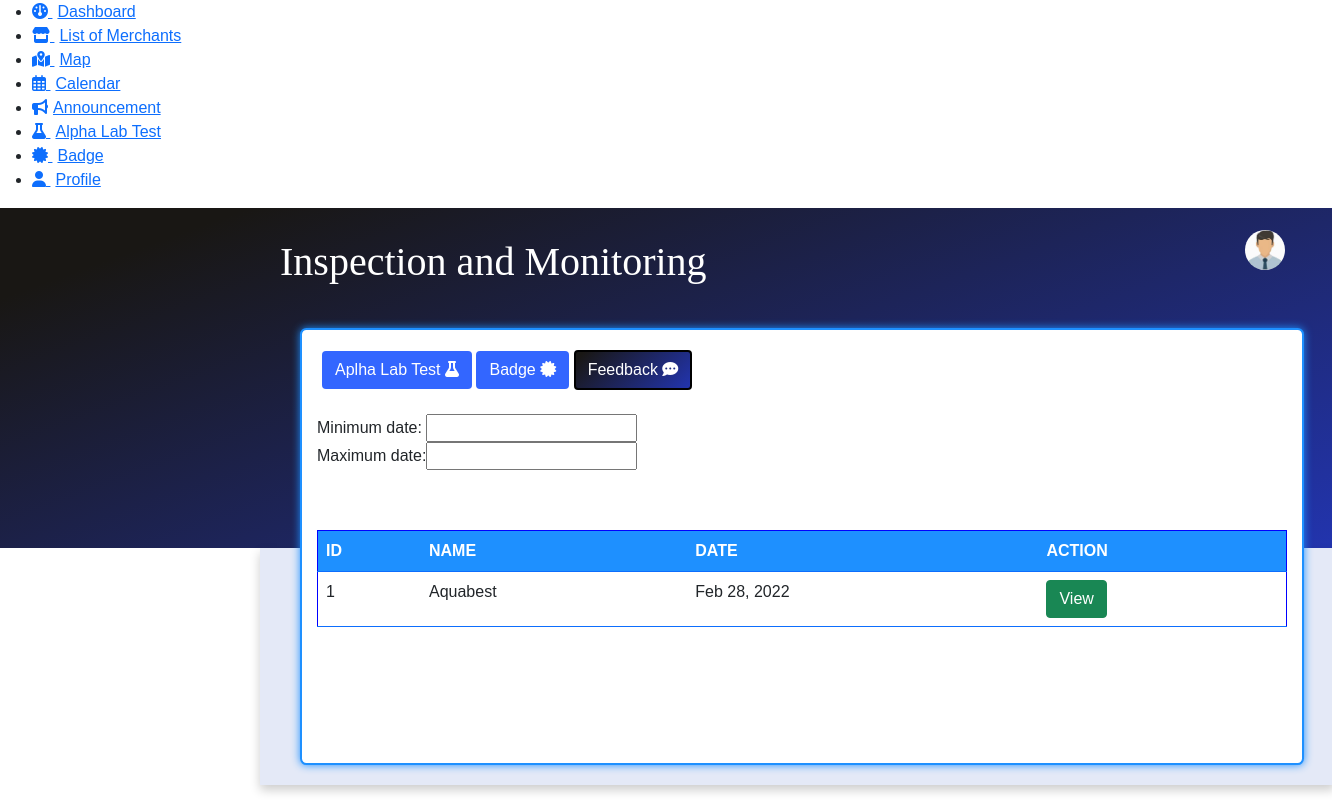
Before: /admin/feedback_view.php?merchant_id=1 (signed in) with the older database file.
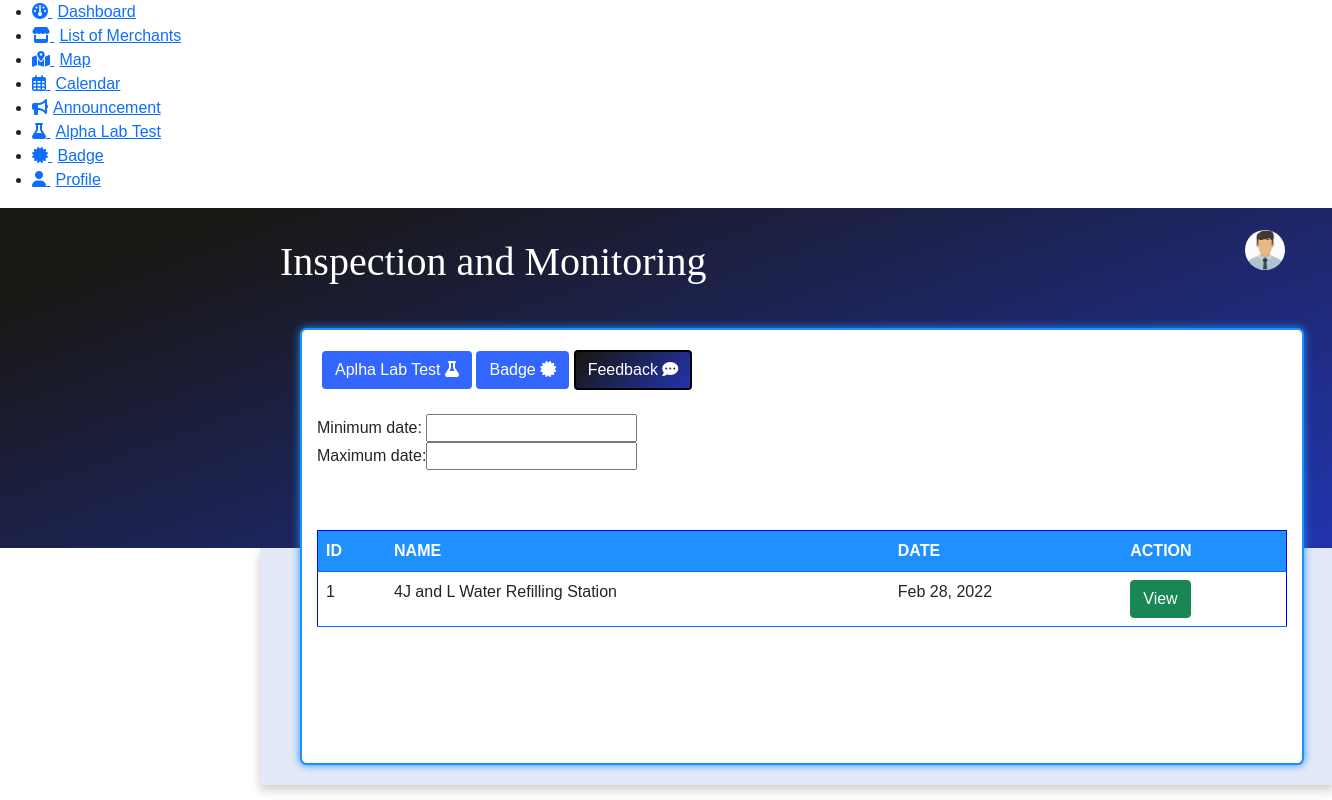
After: the same page with the newer database file.
### tables this page shows
CREATE TABLE `feedback` (
  `feedback_id` int(11) NOT NULL,
  `merchant_id` int(11) NOT NULL,
  `date` date DEFAULT NULL,
  `critea_1` varchar(255) NOT NULL
);

CREATE TABLE `merchant` (
  `merchant_id` int(11) NOT NULL,
  `username` varchar(255) NOT NULL,
  `password` varchar(255) NOT NULL,
  `business_name` varchar(255) NOT NULL,
  `owner` varchar(255) NOT NULL,
  `address` varchar(255) NOT NULL,
  `barangay` varchar(255) NOT NULL,
  `email` varchar(255) NOT NULL,
  `contact_number` varchar(255) NOT NULL,
  `image` varchar(255) NOT NULL,
  `latitude` varchar(255) NOT NULL,
  `longitude` varchar(255) NOT NULL,
  `opening` time NOT NULL,
  `closing` time NOT NULL,
  `status` varchar(255) NOT NULL
);

### admin/name.php (called while the page is built, shortened)
<?php
	require 'connect.php';
	$query = $conn->query("SELECT * FROM `admin` WHERE `admin_id` = '$_SESSION[admin_id]'") or die(mysqli_error());
	$fetch = $query->fetch_array();
?>

### admin/feedback_view.php (the view, shortened to what this page needs)
<!DOCTYPE html>
<?php
	require 'name.php';
?>
<html lang="en" dir="ltr">
  <head>
    <link rel="stylesheet" href="../admin/navstyle.css">
    <link rel="stylesheet" href="../admin/ad_style.css">
    <link href="https://cdn.jsdelivr.net/npm/bootstrap@5.0.2/dist/css/bootstrap.min.css" rel="stylesheet">
    <link href='https://unpkg.com/boxicons@2.0.7/css/boxicons.min.css' rel='stylesheet'>
<link rel="stylesheet" href="https://cdn.datatables.net/1.10.21/css/dataTables.bootstrap4.min.css">
<link rel='stylesheet' href='https://cdn.datatables.net/buttons/1.2.2/css/buttons.bootstrap.min.css'>
<link rel='stylesheet' href='https://cdn.datatables.net/1.10.24/css/jquery.dataTables.min.css'>
<link rel='stylesheet' href='https://cdn.datatables.net/datetime/1.0.3/css/dataTables.dateTime.min.css'>
   </head>
<body>
  <?php include'navbar.php';?>
  <div style="height: 340px; background-color: #2234ae;
    background-image: linear-gradient(340deg, #2234ae 0%,  #191714 89%);">
      <br>
      <span style="color:white;
    margin-left:280px; margin-top:30px;  font-size: 40px; font-family:Monotype Corsiva;
  font-weight: 400;" class="links_name">Inspection and Monitoring</span>
  </div>
   <div class="home_content">
   <div id="tbl-contain" style=" margin-top:-240px;
    width: 97%;height:100%; max-height:4000px;
     background-color: white;  border-radius: .4rem;
     border-color:dodgerBlue;
    border:2px solid dodgerBlue;
    box-shadow: 0 0 8px 0 dodgerBlue; margin-left:20px;
      ">
<div class="action">
        <div class="profile" style="margin-top:-100px;
        margin-right:17px;float:right" onclick="menuToggle()">
             <img src = "../photo/<?php echo $fetch['photo']?>" id = "lbl" width = "100%" height = "100%"/>
        </div>
    </div>
<a  class = "btn btn-default focus" href = "../admin/inspection.php"
 style="background-color:#3366ff;margin-left:20px; color:white;margin-top:20px;">
                    Aplha Lab Test <i class = "fa fa-flask"></i></a>
<a  class = "btn btn-default focus" href = "../admin/badge.php"
 style="background-color:#3366ff; color:white;margin-top:20px;">
                   Badge <i class = "fa fa-certificate"></i></a>
<a  class = "btn btn-default  " href = "../admin/feedback.php"
  style="border:2px solid black ;margin-top:20px;
  background-image: linear-gradient(315deg, #2234ae 0%, #191714 95%);color:white;" >
                   Feedback <i class = "fa fa-commenting"></i></a>
     <br>
<table border="0" cellspacing="5" cellpadding="5" style="margin-left: 15px; margin-bottom:30px;">
        <tbody><tr>
            <td>Minimum date:</td>
            <td><input type="text" id="min" name="min"></td>
        </tr>
        <tr>
            <td>Maximum date:</td>
            <td><input type="text" id="max" name="max"></td>
        </tr>
    </tbody>
</table>
   <table id="table" class="table"   style="margin-left:15px; width:97%; margin-top:60px;border:1px solid blue;" >
  <thead>
    <tr>
      <th scope="col" class=" border-primary" style="background:#1E90FF;color:white;">ID</th>
      <th scope="col" class=" border-primary" style="background:#1E90FF;color:white;">NAME</th>
      <th scope="col" class=" border-primary" style="background:#1E90FF;color:white;">DATE</th>
      <th scope="col" class=" border-primary" style="background:#1E90FF;color:white;">ACTION</th>
    </tr>
  </thead>
  <tbody>
      <?php
					  $query = $conn->query("SELECT feedback.feedback_id,feedback.date, merchant.business_name, merchant.merchant_id
          FROM merchant RIGHT JOIN feedback ON merchant.merchant_id = feedback.merchant_id
          WHERE  feedback.merchant_id = '".$_REQUEST['merchant_id']."'") or die(mysqli_error());
					while($fetch = $query->fetch_array()){
			?>
    <tr>
      <td scope="row" class=" border-primary" ><?php echo $fetch['feedback_id']?></th>
      <td class=" border-primary"><?php echo $fetch['business_name']?></td>
      <td class=" border-primary"><?php echo date("M d, Y", strtotime($fetch['date']))?></td>
      <td class=" border-primary"><a class = "btn btn-success" href="feedback_print.php?feedback_id=<?php echo $fetch['feedback_id']?>" style="color:white;"><i class = "glyphicon glyphicon-remove"></i>View</a>
    </tr>
    <?php
				  }
			?>
  </tbody>
</table><br><br>  <br>
<br>
        <br>
    </div>
   </div>
</body>
</html>

Changed rows visible on the page:
changed through a linked row, feedback id 1: merchant.business_name "Aquabest" → "4J and L Water Refilling Station"
